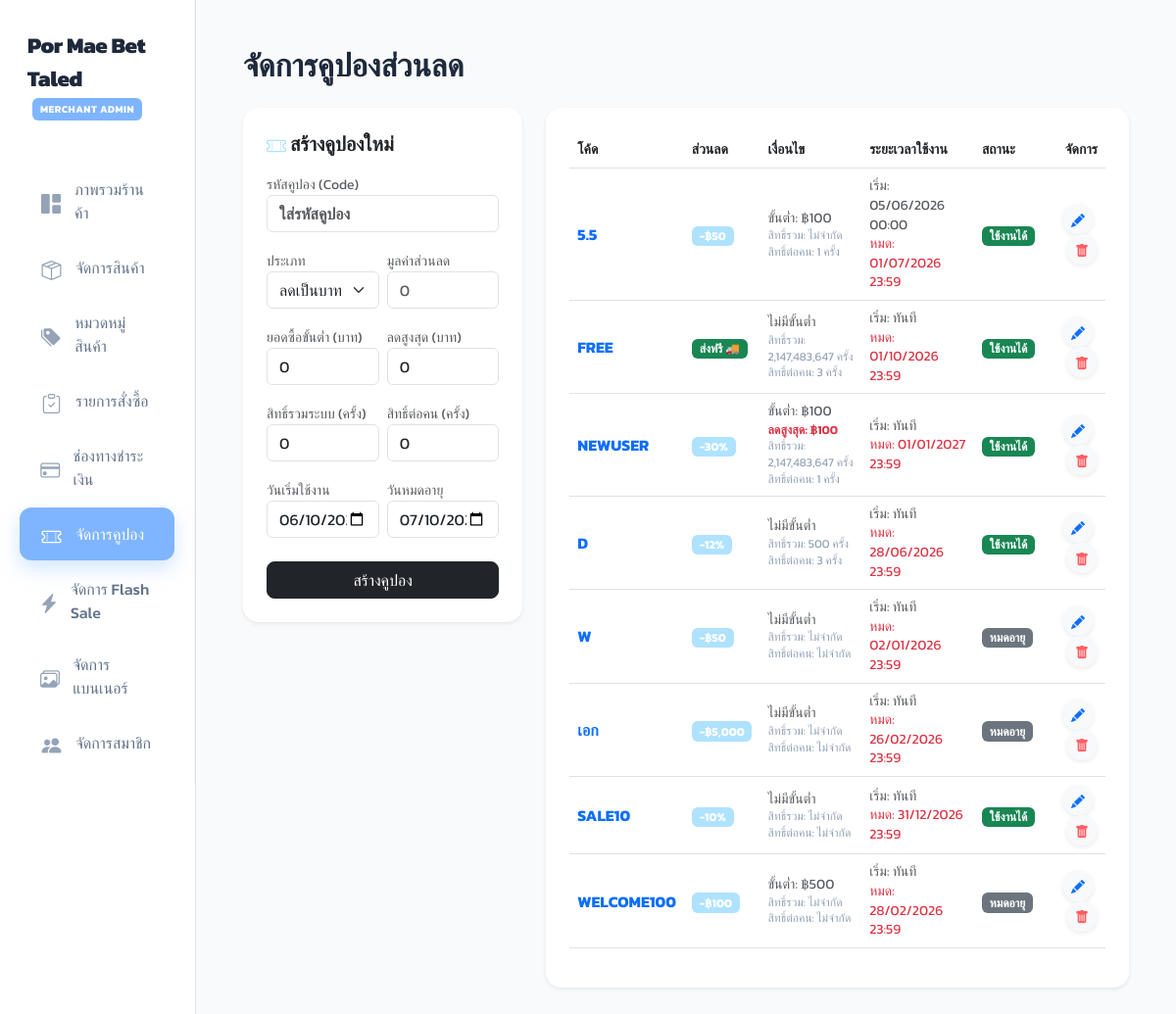
Screenshot of /admin_coupons.php (signed in) with the database file from the repository.
### tables this page shows
CREATE TABLE `coupons` (
  `id` int(11) NOT NULL,
  `code` varchar(50) NOT NULL,
  `discount_type` enum('fixed','percent','free_shipping') NOT NULL,
  `discount_value` decimal(10,2) NOT NULL,
  `min_spend` decimal(10,2) DEFAULT 0.00,
  `usage_limit` int(11) DEFAULT 0,
  `user_limit` int(11) DEFAULT 0,
  `start_date` datetime DEFAULT NULL,
  `expiry_date` datetime DEFAULT NULL,
  `status` enum('active','inactive') DEFAULT 'active',
  `max_discount` decimal(10,2) DEFAULT 0.00
);

### db.php (called while the page is built, shortened)
<?php
function get_csrf_token() {
    return $_SESSION['csrf_token'] ?? '';
}
?>

### admin_coupons.php (the view, shortened to what this page needs)
<?php
include 'db.php';
?>
<!DOCTYPE html>
<html lang="th">
<head>
    <link href="https://cdn.jsdelivr.net/npm/bootstrap@5.3.0/dist/css/bootstrap.min.css" rel="stylesheet">
    <link rel="stylesheet" href="https://cdn.jsdelivr.net/npm/bootstrap-icons@1.11.1/font/bootstrap-icons.css">
</head>
<body>
<div class="container-fluid">
    <div class="row">
        <div class="col-md-2 p-0 border-end bg-white">
            <div class="collapse d-md-block" id="sidebarMenu">
                <div style="min-height: 100vh;">
                    <?php include 'admin_sidebar.php'; ?>
                </div>
            </div>
        </div>
        <div class="col-md-10 p-4 p-md-5">
            <h2 class="fw-bold mb-4">จัดการคูปองส่วนลด</h2>
            <div class="row">
                <div class="col-md-4 mb-4">
                    <div class="card border-0 shadow-sm rounded-4 p-4 sticky-top" style="top: 20px;">
                        <h5 class="fw-bold mb-3" id="form-title">
                            <i class="bi bi-ticket-perforated text-blue" style="color:#AEE2FF"></i> สร้างคูปองใหม่
                        </h5>
                        <form id="coupon-form" method="POST" onsubmit="submitCouponForm(event)">
                            <div class="mb-3">
                                <label class="small text-muted">รหัสคูปอง (Code)</label>
                                <input type="text" name="code" id="coupon_code" class="form-control text-uppercase fw-bold" placeholder="ใส่รหัสคูปอง" required>
                            </div>
                            <div class="row g-2 mb-3">
                                <div class="col-6">
                                    <label class="small text-muted">ประเภท</label>
                                    <select name="discount_type" id="discount_type" class="form-select" onchange="toggleDiscountVal()">
                                        <option value="fixed">ลดเป็นบาท (฿)</option>
                                    </select>
                                </div>
                                <div class="col-6">
                                    <label class="small text-muted">มูลค่าส่วนลด</label>
                                    <input type="number" name="discount_value" id="discount_value" class="form-control" placeholder="0" required>
                                </div>
                            </div>
                            <div class="row g-2 mb-3">
                                <div class="col-6">
                                    <label class="small text-muted">ยอดซื้อขั้นต่ำ (บาท)</label>
                                    <input type="number" name="min_spend" id="min_spend" class="form-control" placeholder="0 = ไม่มีขั้นต่ำ" value="0">
                                </div>
                                <div class="col-6">
                                    <label class="small text-muted">ลดสูงสุด (บาท)</label>
                                    <input type="number" name="max_discount" id="max_discount" class="form-control" placeholder="0 = ไม่จำกัด" value="0">
                                </div>
                            </div>
                            <div class="row g-2 mb-3">
                                <div class="col-6">
                                    <label class="small text-muted">สิทธิ์รวมระบบ (ครั้ง)</label>
                                    <input type="number" name="usage_limit" id="usage_limit" class="form-control" placeholder="0 = ไม่จำกัด" value="0">
                                </div>
                                <div class="col-6">
                                    <label class="small text-muted">สิทธิ์ต่อคน (ครั้ง)</label>
                                    <input type="number" name="user_limit" id="user_limit" class="form-control" placeholder="0 = ไม่จำกัด" value="0">
                                </div>
                            </div>
                            <div class="row g-2 mb-4">
                                <div class="col-6">
                                    <label class="small text-muted">วันเริ่มใช้งาน</label>
                                    <input type="datetime-local" name="start_date" id="start_date" class="form-control" value="<?= date('Y-m-d\T00:00') ?>">
                                </div>
                                <div class="col-6">
                                    <label class="small text-muted">วันหมดอายุ</label>
                                    <input type="datetime-local" name="expiry_date" id="expiry_date" class="form-control" value="<?= date('Y-m-d\T23:59', strtotime('+1 month')) ?>" required>
                                </div>
                            </div>
                            <div id="form-actions-container">
                                <button type="submit" name="add" id="submit-btn" class="btn btn-dark w-100 rounded-3">สร้างคูปอง</button>
                            </div>
                        </form>
                    </div>
                </div>
                <div class="col-md-8">
                    <div class="card border-0 shadow-sm rounded-4 p-4">
                        <div class="table-responsive">
                            <table class="table align-middle">
                                <thead class="text-muted small">
                                    <tr>
                                        <th>โค้ด</th>
                                        <th>ส่วนลด</th>
                                        <th>เงื่อนไข</th>
                                        <th>ระยะเวลาใช้งาน</th>
                                        <th>สถานะ</th>
                                        <th class="text-end">จัดการ</th>
                                    </tr>
                                </thead>
                                <tbody id="coupons-tbody">
                                    <?php
                                    $res = mysqli_query($conn, "SELECT *,
                                        (expiry_date < NOW()) as is_expired,
                                        (start_date IS NOT NULL AND start_date > NOW()) as not_started
                                        FROM coupons ORDER BY id DESC");
                                    while($row = mysqli_fetch_assoc($res)):
                                        $is_expired = $row['is_expired'];
                                        $not_started = $row['not_started'];
                                    ?>
                                    <tr id="coupon-row-<?= $row['id'] ?>" class="coupon-row d-none d-md-table-row">
                                        <td>
                                            <div class="fw-bold text-primary coupon-code-cell"><?= htmlspecialchars($row['code']) ?></div>
                                        </td>
                                        <td class="coupon-discount-cell">
                                            <?php if ($row['discount_type'] == 'free_shipping'): ?>
                                                <span class="badge bg-success text-white">ส่งฟรี 🚚</span>
                                            <?php else: ?>
                                                <span class="badge bg-blue text-white" style="background:#AEE2FF">
                                                    <?= $row['discount_type']=='fixed' ? '-฿'.number_format($row['discount_value']) : '-'.number_format($row['discount_value']).'%' ?>
                                                </span>
                                            <?php endif; ?>
                                        </td>
                                        <td class="small text-muted coupon-condition-cell" style="line-height: 1.4;">
                                             <div><?= $row['min_spend'] > 0 ? 'ขั้นต่ำ: ฿'.number_format($row['min_spend']) : 'ไม่มีขั้นต่ำ' ?></div>
                                             <?php if ($row['discount_type'] == 'percent' && floatval($row['max_discount']) > 0): ?>
                                                 <div class="text-danger fw-semibold" style="font-size: 0.78rem;">ลดสูงสุด: ฿<?= number_format($row['max_discount']) ?></div>
                                             <?php endif; ?>
                                             <div class="x-small" style="font-size: 0.75rem; color: #94a3b8;">
                                                 สิทธิ์รวม: <?= $row['usage_limit'] > 0 ? number_format($row['usage_limit']).' ครั้ง' : 'ไม่จำกัด' ?><br>
                                                 สิทธิ์ต่อคน: <?= $row['user_limit'] > 0 ? number_format($row['user_limit']).' ครั้ง' : 'ไม่จำกัด' ?>
                                             </div>
                                         </td>
                                        <td class="small text-muted coupon-date-cell" style="line-height: 1.4;">
                                            <div>เริ่ม: <?= $row['start_date'] ? date('d/m/Y H:i', strtotime($row['start_date'])) : 'ทันที' ?></div>
                                            <div class="text-danger">หมด: <?= date('d/m/Y H:i', strtotime($row['expiry_date'])) ?></div>
                                        </td>
                                        <td class="coupon-status-cell">
                                            <?php if($is_expired): ?>
                                                <span class="badge bg-secondary">หมดอายุ</span>
                                            <?php elseif($not_started): ?>
                                                <span class="badge bg-warning text-dark">ยังไม่เริ่ม</span>
                                            <?php else: ?>
                                                <span class="badge bg-success">ใช้งานได้</span>
                                            <?php endif; ?>
                                        </td>
                                        <td class="text-end">
                                            <button onclick='loadEditCoupon(<?= json_encode($row) ?>)' class="btn btn-light btn-sm text-primary rounded-circle shadow-sm me-1 edit-coupon-btn"><i class="bi bi-pencil-fill"></i></button>
                                            <button onclick="confirmDelete(<?= $row['id'] ?>, '<?= htmlspecialchars($row['code'], ENT_QUOTES) ?>', '<?= get_csrf_token() ?>')" class="btn btn-light btn-sm text-danger rounded-circle shadow-sm"><i class="bi bi-trash-fill"></i></button>
                                        </td>
                                    </tr>
                                    <?php endwhile; ?>
                                </tbody>
                            </table>
                        </div>
                    </div>
                </div>
            </div>
        </div>
    </div>
</div>
</body>
</html>

### style.css (style rules this page uses)
:root { --blue-main: #AEE2FF; --blue-hover: #7FB5FF; --blue-dark: #1d4ed8; --blue-light: #F0F8FF; --slate-dark: #1E293B; --slate-medium: #475569; --slate-light: #F8FAFC; --text-primary: #1E293B; --text-secondary: #64748B; --radius-sm: 8px; --radius-md: 16px; --radius-lg: 24px; --shadow-sm: 0 4px 10px rgba(174, 226, 255, 0.08), 0 2px 4px rgba(174, 226, 255, 0.08); --shadow-md: 0 10px 25px -5px rgba(174, 226, 255, 0.15), 0 8px 10px -6px rgba(174, 226, 255, 0.15); --shadow-lg: 0 20px 40px -10px rgba(127, 181, 255, 0.22); --shadow-hover: 0 25px 50px -12px rgba(127, 181, 255, 0.35); --transition-smooth: all 0.3s cubic-bezier(0.4, 0, 0.2, 1); }
body, button, input, select, textarea, .form-control, .btn, .modal-title, .card-title, h1, h2, h3, h4, h5, h6 { font-family: 'Kanit', 'Outfit', sans-serif !important; }
.bi, [class^="bi-"], [class*=" bi-"] { font-family: bootstrap-icons !important; }
body { color: var(--text-primary); background-color: var(--slate-light); overflow-x: hidden; animation: pageFadeIn 0.25s cubic-bezier(0.16, 1, 0.3, 1) forwards; }
body { transition: background-color 0.3s ease, color 0.3s ease; }
.bi, [class^="bi-"], [class*=" bi-"] { font-family: bootstrap-icons !important; vertical-align: -0.125em; display: inline-block; transition: transform 0.2s cubic-bezier(0.34, 1.56, 0.64, 1), color 0.2s ease; }
.bi-trash, .bi-trash-fill, .bi-trash3, .bi-trash3-fill { color: #ff5e62 !important; }

### admin_coupons.php (style rules this page uses)
body { font-family: 'Kanit'; background: #f8f9fa; }
.coupon-row { transition: all 0.3s ease; }

### admin_sidebar.php (style rules this page uses)
@media (min-width: 768px) { #sidebarMenu { position: sticky !important; top: 0 !important; height: 100vh !important; overflow-y: auto !important; z-index: 1000 !important; } }

### rows the page displays
coupons: code "5.5", discount_value "50", min_spend "100", usage_limit "ไม่จำกัด", user_limit "1", start_date "05/06/2026 00:00", expiry_date "01/07/2026 23:59", shows "ใช้งานได้"
coupons: code "FREE", discount_type "ส่งฟรี 🚚", min_spend "ไม่มีขั้นต่ำ", usage_limit "2,147,483,647", user_limit "3", shows "ทันที", expiry_date "01/10/2026 23:59", shows "ใช้งานได้"
coupons: code "NEWUSER", discount_value "30", min_spend "100", max_discount "100", usage_limit "2,147,483,647", user_limit "1", shows "ทันที", expiry_date "01/01/2027 23:59", shows "ใช้งานได้"
coupons: code "D", discount_value "12", min_spend "ไม่มีขั้นต่ำ", usage_limit "500", user_limit "3", shows "ทันที", expiry_date "28/06/2026 23:59", shows "ใช้งานได้"
coupons: code "W", discount_value "50", min_spend "ไม่มีขั้นต่ำ", usage_limit "ไม่จำกัด", user_limit "ไม่จำกัด", shows "ทันที", expiry_date "02/01/2026 23:59", shows "หมดอายุ"
coupons: code "เอก", discount_value "5,000", min_spend "ไม่มีขั้นต่ำ", usage_limit "ไม่จำกัด", user_limit "ไม่จำกัด", shows "ทันที", expiry_date "26/02/2026 23:59", shows "หมดอายุ"
coupons: code "SALE10", discount_value "10", min_spend "ไม่มีขั้นต่ำ", usage_limit "ไม่จำกัด", user_limit "ไม่จำกัด", shows "ทันที", expiry_date "31/12/2026 23:59", shows "ใช้งานได้"
coupons: code "WELCOME100", discount_value "100", min_spend "500", usage_limit "ไม่จำกัด", user_limit "ไม่จำกัด", shows "ทันที", expiry_date "28/02/2026 23:59", shows "หมดอายุ"
